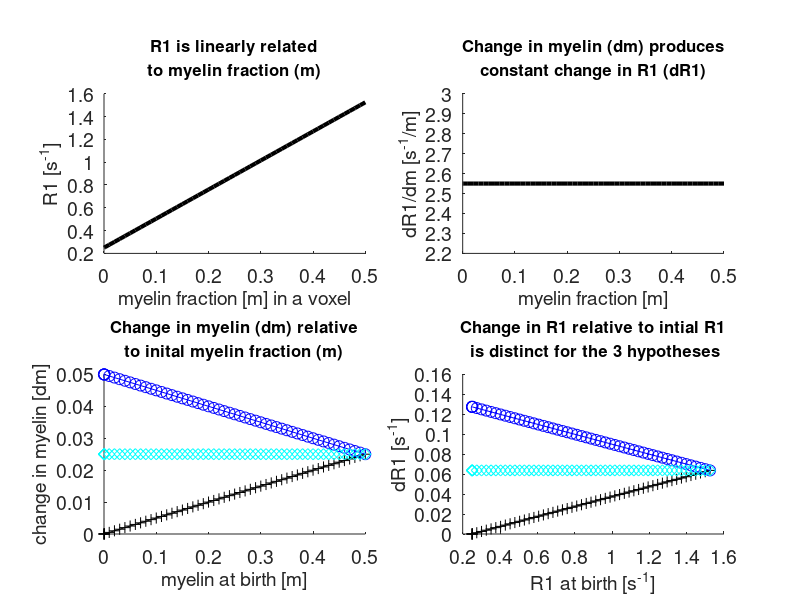
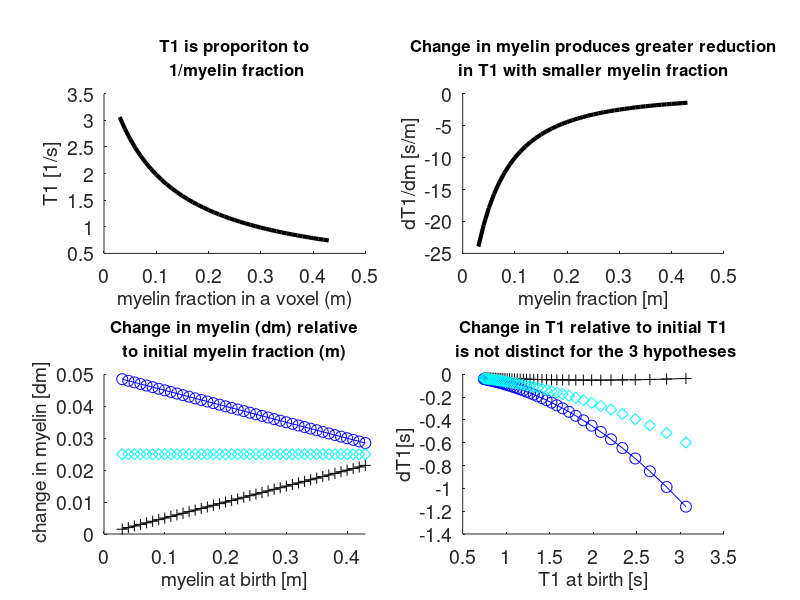

The MATLAB script that drew these images, in order:
%%
% The goals of this simulation are:
% (1) to understand how  myelin fraction (m) and change in myelin fraction (dm)
% affect R1/T1  and change in these variables dR1/dT1 
% (2) to simulate if we can use R1 and T1 to test developmental hypotheses
% h1: Starts first/finishes first: dm is positively correlated with myelination at birth => that is voxels that are earlier developed will continue to develop at a faster rate
% h2: Speed up: dm is negatively correlated with myelination at birth => that is voxels that are earlier developed will continue to develop at a faster rate
% h3: No relation to myelin at birth. Here we implemented dm constant, as it is independent from the myelin level at birth
% 
% Note that myelin fraction at birth (m) and developmental change in myelin fraction (dm) are independent variables
% that we are trying to assess experimentally by either measuring R1 or T1. 
%
% So the question is whether we can use R1 or T1 or both to measure the
% rate of myelination and if it varies with myelin level at birth
%
% To assess this I calculated
% R1(m) and T1(m) as a function of myelin fraction (m)
% The derivative of R1 and T1 
% dR1(m) and dT1(m) as a fucntion of myelin fraction (m)
% and the relation between change in dR1(m) and dT1(m) and R1(m) or T1(m) at birth
%
% The simiulation assumes a simple voxel with 2 components water and myelin
% that affect relaxation times. 
%
% Simulation done to address reviewer's comment for the revision of babyAFQ paper
%
% KGS April 2021
% Revised August 2021
%
%% Let our voxel have 2 components; water and myelin.
% The myelin fraction is m: 0<m<1
% Let's generate voxels with different fractions of myelin

m=[10^-6, 10^-5, 10^-4, 10^-3, 0.01:.01:0.5];

% R1 relaxation rates of water R1w and myelin R1m at 3T units [1/s]
R1w=0.25; %numbers from Aviv
R1m=2.8;

%% Voxel relaxation rate R1 is linear with myelin fraction (m)

figure('Color', [1 1 1], 'Units', 'norm', 'Position', [0 0 .6 .8], 'Name', 'R1 & development');
subplot (2,2,1)
hold on; 

R1=R1w+(R1m-R1w)*(m);
plot (m,R1,'k-','LineWidth',3);

set(gca, 'Fontsize', 14);
xlabel('myelin fraction [m] in a voxel','Fontsize',14);
ylabel('R1 [s^{-1}]','Fontsize',14);

title(({'R1 is linearly related', 'to myelin fraction (m)'}),'Fontsize',12);


% Here's the calculation of dR1(m)/dm:
% The math shows that change in myelin induce constant change in voxel relaxation rate
% or that dR1(m)/dm = constant and it is not dependent on the myelin
% content. 
% Because dR1(m)/dm  is fixed and not dependent on myelin content
% we cannot assess from dR1 measurements changes in myelin (dm)
%
% Let's plot it!
%
% dm: change in myelin
% dR1dm: change in relaxation rate due to change in myelin
% dR1dm=R1m-R1w;
% This is a constant and should not be dependent on the amount of myelin
% but only on the difference in relaxation rate of myelin and water


%% plot relation between dR1dm and myelin level
% expected change in R1 constant:

subplot (2,2,2)
hold on; 
dR1dm=(R1m-R1w)*ones(size (m)); 
plot (m,dR1dm,'k-','LineWidth',3);
set(gca, 'Fontsize', 14);
xlabel('myelin fraction [m]','Fontsize',14);
ylabel('dR1/dm [s^{-1}/m]','Fontsize',14);
title (({'Change in myelin (dm) produces', 'constant change in R1 (dR1)'}),'Fontsize',12);

%% Now let's simulate our developmental hypotheses
% So far we have generated voxels with different fractions of myelin in
% them (m)
% We are interested to test 3 scenarios on the rate of myelin development
% (dm); 
% h1: Starts first finishes first: dm is positively correlated with myelination at birth; that is, voxels that are earlier developed will continue to develop at a faster rate
% h2: Speed up: dm is negative correlated with myelination at birth; that is, voxels that are earlier developed will continue to develop at a faster rate
% h3: No Relation to myelin at birth. Here we implemented dm constant, as it is independent from the myelin level at birth;
%

r=0.05; % scaling factor of developmental changes; here its a 5% effect

% h1 
dmh1=r*m; % positive with myelin fraction at birth

%h2
dmh2=r*(1-m); % negative with myelin fraction at birth

%h3
dmh3=.5*r*ones(size(m)); % constant

%let's plot
subplot (2,2,3)
hold on; 
% let's plot our hypothesies
plot (m,dmh1,'k-+','Markersize',8);
plot (m,dmh2,'b-o','Markersize',8);
plot (m,dmh3,'cd','Markersize',8);
%h=legend({'h1: start first/finish first', 'h2: speed up','h3: no relation'},'Location','northeast'); set(h,'box','off','FontSize',14 );

axis([0 max(m) 0 r]);
set(gca, 'Fontsize', 14);
xlabel('myelin at birth [m]','Fontsize',14);
ylabel('change in myelin [dm]','Fontsize',14);
title (({'Change in myelin (dm) relative', 'to inital myelin fraction (m)'}),'Fontsize',12);


%% Now let's calculate dR1 according to these 3 hypotheses

dR1=dmh1.*dR1dm;
dR2=dmh2.*dR1dm;
dR3=dmh3.*dR1dm;

% Now let's plot R1 change vs R1 at birth according to each hypothesis
subplot (2,2,4)

set(gca, 'Fontsize', 14);
hold on; box off;
R1birth=R1;
plot (R1birth,dR1,'k-+','Markersize',8);
plot (R1birth,dR2,'b-o','Markersize',8);
plot (R1birth,dR3,'cd','Markersize',8);
%h=legend({'h1: starts first/finishes first', 'h2: speed up','h3: no relation'},'Location','northeast'); set(h,'box','off','FontSize', 14);
xlabel('R1 at birth [s^{-1}]','Fontsize',14);
ylabel('dR1 [s^{-1}]','Fontsize',14);
title ({'Change in R1 relative to intial R1',' is distinct for the 3 hypotheses'},'Fontsize',12);

% :-)
% This plot shows that you can make infererences from this graph relating
% change of R1 to R1 in birth about changes in myelin as a function of
% myelin in birth because there is a 1-to-1 mapping between changes in R1
% and changes in myelin and each of the hypotheses produces a distinct
% prediction in the relation between change in R1 and R1 at birth


%% Now let's switch to T1
% Let's calculate T1  as a fraction of myelin fraction in a voxel (m)
% T1=a./(b+c*m); where a=T1w*T1m; b=T1m; c=T1w-T1m;

m=[0.03:.01:0.43]; % myelin fraction at birth; I made the smallest fraction a bit larger here to match the range of T1 measurements we obtainend

T1w=1/R1w;
T1m=1/R1m;

a=T1w*T1m;
b=T1m;
c=T1w-T1m;


figure('Color', [1 1 1], 'Units', 'norm', 'Position', [0 0 .6 .8],'Name', 'T1 & development');

% Let's plot T1 as a function of myelin 
subplot (2,2,1)
hold on; 
T1=a./(b+c*(m));
plot (m,T1,'k-','LineWidth',3);

set(gca, 'Fontsize', 14);
xlabel('myelin fraction in a voxel (m)','Fontsize',14);
ylabel('T1 [1/s]','Fontsize',14);
title ({'T1 is proporiton to',' 1/myelin fraction'},'Fontsize',12);

% Higher myelin content is associated with lower T1

%% Now let's caculate how the rate of myelin change affects T1 as a function of myelin fraction in a voxel or dT1(m)/dm
%
% Here's the calculation of dT1(m)/dm:
% dT1(m)/dm=-(a*c)/(b+cm)^2
% where
% a=T1w*T1m
% b=T1m;
% c=T1w-T1m
%
% It is interesting that a change in myelin (dm) affects T1 in a way that is dependent on the myelin level in the voxel. 
% In other words changes in the rate of T1 relaxation will depend on 2 independent variables:
% the myelin content (m) and the change in myelin content (dm)


% Let's plot dT1(m) as a function of myelin fraction in a voxel
subplot (2,2,2)
hold on; 
dT1dm=-a*c./((b+c*(m)).^2);
plot (m,dT1dm,'k-','LineWidth',3);

set(gca, 'Fontsize', 14);
xlabel('myelin fraction [m]','Fontsize',14);
ylabel('dT1/dm [s/m]','Fontsize',14);
titlestr=[{'Change in myelin produces greater reduction', 'in T1 with smaller myelin fraction'}];
title (titlestr ,'Fontsize',12);


%% Now let's simulate our developmental hypotheses
% So far we have generated voxels with different fractions of myelin in them (m)
% We are interested to test 3 scenarios on the rate of myelin development (dm): 
% h1: Starts first/finishes first: dm is positively correlated with myelination at birth => that is, voxels that are earlier developed will continue to develop at a faster rate
% h2: Speed up: dm is negative correlated with myelination at birth => that is, voxels that are earlier developed will continue to develop at a faster rate
% h3: No Relation: dm is constant and independent from the myelin level at birth;
%

r=0.05; % scaling factor of developmental changes; here its a 5% effect
% h1 
dmh1=r*m;
%h2
dmh2=r*(1-m);
%h3
dmh3=0.5*r*ones(size(m)); % constant


% let's plot our hypothesies
subplot (2,2,3)
hold on; 
plot (m,dmh1,'k-+','Markersize',8);
plot (m,dmh2,'b-o','Markersize',8);
plot (m,dmh3,'cd','Markersize',8);
%h=legend({'h1: starts first/finish first', 'h2: speed up','h3: no relation'},'Location','northeast'); set(h,'box','off','FontSize', 10);

axis([0 max(m) 0 r]);
set(gca, 'Fontsize', 14);
xlabel('myelin at birth [m]','Fontsize',14);
ylabel(' change in myelin [dm]','Fontsize',14);
title ([{'Change in myelin (dm) relative', 'to initial myelin fraction (m)'}],'Fontsize',12);

%% Let's calculate dT1 as a function of dm for each of these hypotheses
% to do that we do a point by point multiplication of the graphs of each
% hypotheses in subplot 2 3 4 with the graph of dT1/dm in subplot 2 3 2

dT1=dmh1.*dT1dm;
dT2=dmh2.*dT1dm;
dT3=dmh3.*dT1dm;

% Let's plot relationship between dT1 and T1 at birth according to 3 hypotheses
% Now let's see if we can test the developmental hypotheses by relating dT1
% to T1 at birth
% Let's plot this relationship

subplot (2,2,4)
hold on; 
T1birth=T1;
plot (T1birth,dT1,'k-+','Markersize',8);
plot (T1birth,dT2,'b-o','Markersize',8);
plot (T1birth,dT3,'cd','Markersize',8);
%h=legend({'h1: starts first/finish first', 'h2: speed up','h3: no relation'},'Location','southwest'); set(h,'box','off','FontSize', 10);

set(gca, 'Fontsize', 14);
xlabel('T1 at birth [s]','Fontsize',14);
ylabel('dT1[s]','Fontsize',14);
title ([{'Change in T1 relative to initial T1',' is not distinct for the 3 hypotheses'}],'Fontsize',12);

% :-( 
% you cannot compare dT1 to T1 at birth to distinguish developmental hypotheses
% as both h2 & h3 predict a negative correlation between these variables, 
% so they are not distinguishable
